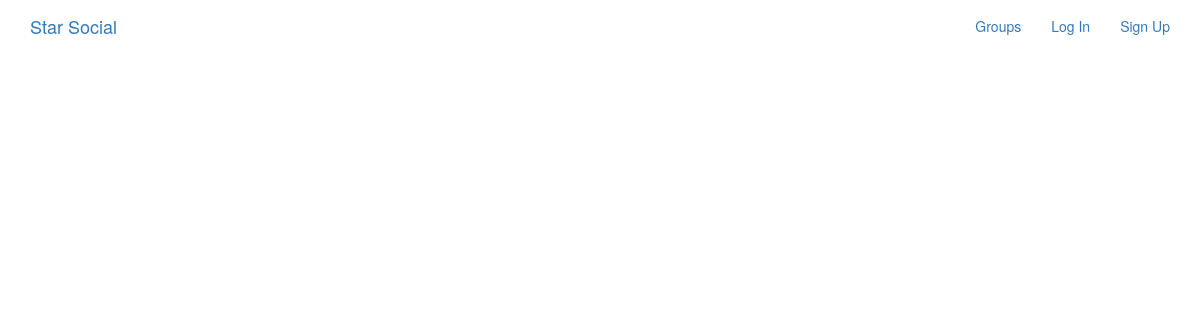
The app's page /posts/, older data.
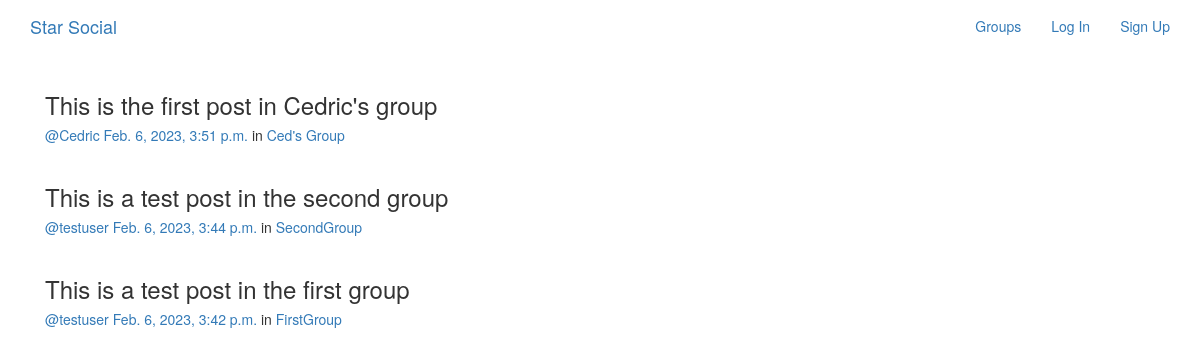
The same page, newer data.
### posts/models.py (models this page shows, shortened)
class Post(models.Model):
    user = models.ForeignKey(User,
                             related_name='posts',
                             on_delete=models.CASCADE,
                             null=True,
                             blank=True)
    created_at = models.DateTimeField(auto_now=True)
    message = models.TextField()
    message_html = models.TextField(editable=False)
    group = models.ForeignKey(Group,
                              related_name='posts',
                              on_delete=models.SET_NULL,
                              null=True,
                              blank=True)
    class Meta:
        ordering = ['-created_at']
        unique_together = ['user', 'message']

### groups/models.py (models this page shows, shortened)
class Group(models.Model):
    name = models.CharField(max_length=100, unique=True)
    slug = models.SlugField(allow_unicode=True, unique=True)
    description = models.TextField(blank=True, default='')
    description_html = models.TextField(editable=False, default='', blank=True)
    members = models.ManyToManyField(User, through='GroupMember')
    class Meta():
        ordering = ['name']

### posts/views.py (the view)
# urls.py: path('', views.PostList.as_view(), name='all'),
class PostList(SelectRelatedMixin, generic.ListView):
    model = models.Post
    select_related = ('user', 'group')

### posts/templates/posts/post_list.html (shortened to what this page needs)
{% extends 'posts/post_base.html' %}
{% block post_content %}
    <div class="col-md-8">
        {% for post in post_list %}
            {% include "posts/_post.html" %}
        {% endfor %}
    </div>
{% endblock post_content %}

### posts/templates/posts/_post.html (shortened to what this page needs)
<div class="post media">
    <h3>{{ post.message_html|safe }}</h3>
    <div class="media-body">
        <h5 class="media-heading">
            <span class="username">
                <a href="{% url 'posts:for_user' username=post.user.username %}">@{{ post.user.username }}</a>
            </span>
            <time class="time">
                <a href="{% url 'posts:single' username=post.user.username pk=post.pk %}">{{ post.created_at }}</a>
            </time>
            {% if post.group %}
			    <span class="group-name">in <a href="#">{{ post.group.name }}</a></span>
			{% endif %}
        </h5>
    </div>
</div>

Row changes from the older to the newer data that the page shows:
added Post: message_html "This is the first post in Cedric's group", user.username "Cedric", created_at "Feb. 6, 2023, 3:51 p.m.", group.name "Ced's Group"
added Post: message_html "This is a test post in the second group", user.username "testuser", created_at "Feb. 6, 2023, 3:44 p.m.", group.name "SecondGroup"
added Post: message_html "This is a test post in the first group", user.username "testuser", created_at "Feb. 6, 2023, 3:42 p.m.", group.name "FirstGroup"
